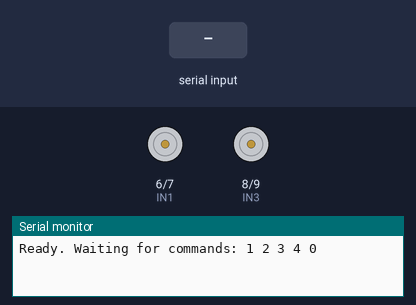
The sketch below on a simulated Arduino Uno, built with avr-gcc and run on an emulated ATmega328P. On the bench: motor-driver pin pairs drawn as motors (green arrow = first pin HIGH = forward, orange = second pin HIGH = backward, longer = more drive, scaled by the enable pin), the last lines printed to the serial monitor. Inputs (shaded band) come from the test bench.

Above: at 1.2 s.
1.3 s: "1" received over the second serial link
At 2.2 s:
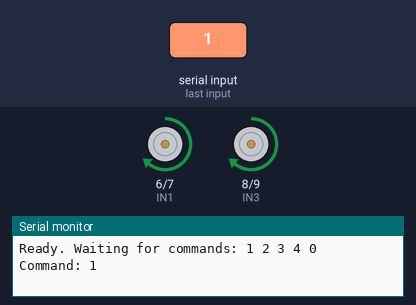
2.8 s: "2" received over the second serial link
At 3.4 s:
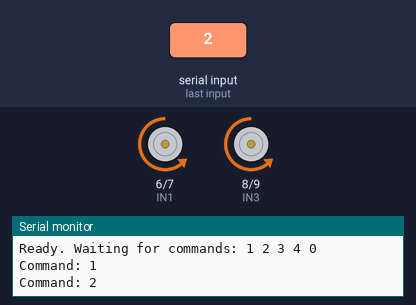
4.3 s: "3" received over the second serial link
At 5.5 s:
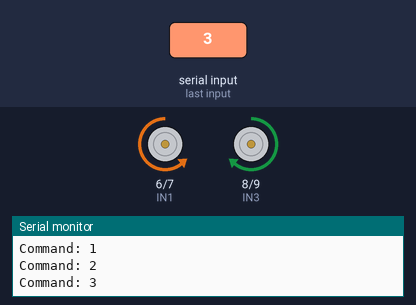
5.8 s: "4" received over the second serial link
At 6.9 s:
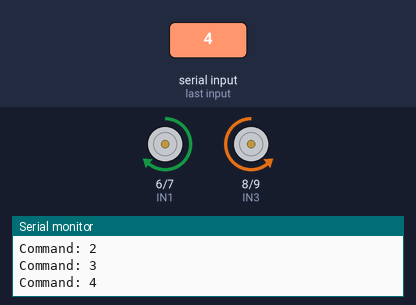
Timing chart, 0 to 9.8 s (numbered marks = the images above; inputs shaded):
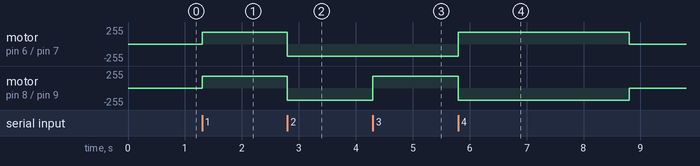

Measured:
- after the input at 1.3 s, motor on pin 6 (IN1) / pin 7 (IN2), motor on pin 8 (IN3) / pin 9 (IN4): stopped → forward 180/255 at once
- after the input at 2.8 s, motor on pin 6 (IN1) / pin 7 (IN2), motor on pin 8 (IN3) / pin 9 (IN4): forward 180/255 → backward 180/255 at once
- after the input at 4.3 s, motor on pin 8 (IN3) / pin 9 (IN4): backward 180/255 → forward 180/255 at once
- after the input at 5.8 s, motor on pin 6 (IN1) / pin 7 (IN2): backward 180/255 → forward 180/255 at once, → stopped 3.0 s later; motor on pin 8 (IN3) / pin 9 (IN4): forward 180/255 → backward 180/255 at once, → stopped 3.0 s later

The sketch:

voice_command_robot.ino
```cpp
/*
 * Voice Command Robot — receiver sketch
 *
 * Pairs with the Flutter app in this repository. The app sends one ASCII
 * character per command over the HC-05:
 *
 *   '1' forward   '2' backward   '3' left   '4' right   '0' stop
 *
 * Wiring assumed below (Arduino Uno / Nano + L298N motor driver):
 *
 *   HC-05 VCC  -> 5V
 *   HC-05 GND  -> GND
 *   HC-05 TXD  -> pin 2            (Arduino receives)
 *   HC-05 RXD  -> pin 3 through a voltage divider (2k / 1k) — the module's
 *                 RX pin is 3.3V tolerant only, a bare 5V line can kill it.
 *
 *   L298N ENA -> 5    IN1 -> 6    IN2 -> 7      (left motor)
 *   L298N ENB -> 10   IN3 -> 8    IN4 -> 9      (right motor)
 *   L298N GND -> Arduino GND  (common ground is required)
 *
 * SoftwareSerial is used so pins 0/1 stay free for USB uploads and the
 * serial monitor.
 */

#include <SoftwareSerial.h>

const uint8_t BT_RX = 2;  // Arduino RX  <- HC-05 TXD
const uint8_t BT_TX = 3;  // Arduino TX  -> HC-05 RXD (via divider)

const uint8_t ENA = 5;
const uint8_t IN1 = 6;
const uint8_t IN2 = 7;
const uint8_t IN3 = 8;
const uint8_t IN4 = 9;
const uint8_t ENB = 10;

// 0-255. Start around 180; below ~120 most cheap gear motors just buzz.
const uint8_t SPEED = 180;

// Safety net in case the phone disconnects mid-move or a packet is lost.
// The app also sends its own auto-stop, so this rarely fires.
const unsigned long COMMAND_TIMEOUT_MS = 3000;

SoftwareSerial bluetooth(BT_RX, BT_TX);

unsigned long lastCommandAt = 0;
bool moving = false;

void setup() {
  pinMode(ENA, OUTPUT);
  pinMode(ENB, OUTPUT);
  pinMode(IN1, OUTPUT);
  pinMode(IN2, OUTPUT);
  pinMode(IN3, OUTPUT);
  pinMode(IN4, OUTPUT);

  Serial.begin(9600);      // USB serial monitor, for debugging
  bluetooth.begin(9600);   // HC-05 default baud

  stopMotors();
  Serial.println(F("Ready. Waiting for commands: 1 2 3 4 0"));
}

void loop() {
  if (bluetooth.available()) {
    char command = bluetooth.read();
    handleCommand(command);
  }

  if (moving && millis() - lastCommandAt > COMMAND_TIMEOUT_MS) {
    Serial.println(F("Timeout - stopping"));
    stopMotors();
  }
}

void handleCommand(char command) {
  switch (command) {
    case '1':
      forward();
      break;
    case '2':
      backward();
      break;
    case '3':
      left();
      break;
    case '4':
      right();
      break;
    case '0':
      stopMotors();
      break;
    default:
      // Ignore newlines, spaces and anything else we did not ask for.
      return;
  }
  lastCommandAt = millis();
  Serial.print(F("Command: "));
  Serial.println(command);
}

// --- motor primitives -------------------------------------------------

void driveMotors(bool leftForward, bool rightForward) {
  digitalWrite(IN1, leftForward ? HIGH : LOW);
  digitalWrite(IN2, leftForward ? LOW : HIGH);
  digitalWrite(IN3, rightForward ? HIGH : LOW);
  digitalWrite(IN4, rightForward ? LOW : HIGH);
  analogWrite(ENA, SPEED);
  analogWrite(ENB, SPEED);
  moving = true;
}

void forward() {
  driveMotors(true, true);
}

void backward() {
  driveMotors(false, false);
}

// Turning in place: one side forward, the other back. If your robot spins
// the wrong way, swap the two motor connectors on the L298N.
void left() {
  driveMotors(false, true);
}

void right() {
  driveMotors(true, false);
}

void stopMotors() {
  analogWrite(ENA, 0);
  analogWrite(ENB, 0);
  digitalWrite(IN1, LOW);
  digitalWrite(IN2, LOW);
  digitalWrite(IN3, LOW);
  digitalWrite(IN4, LOW);
  moving = false;
}
```
